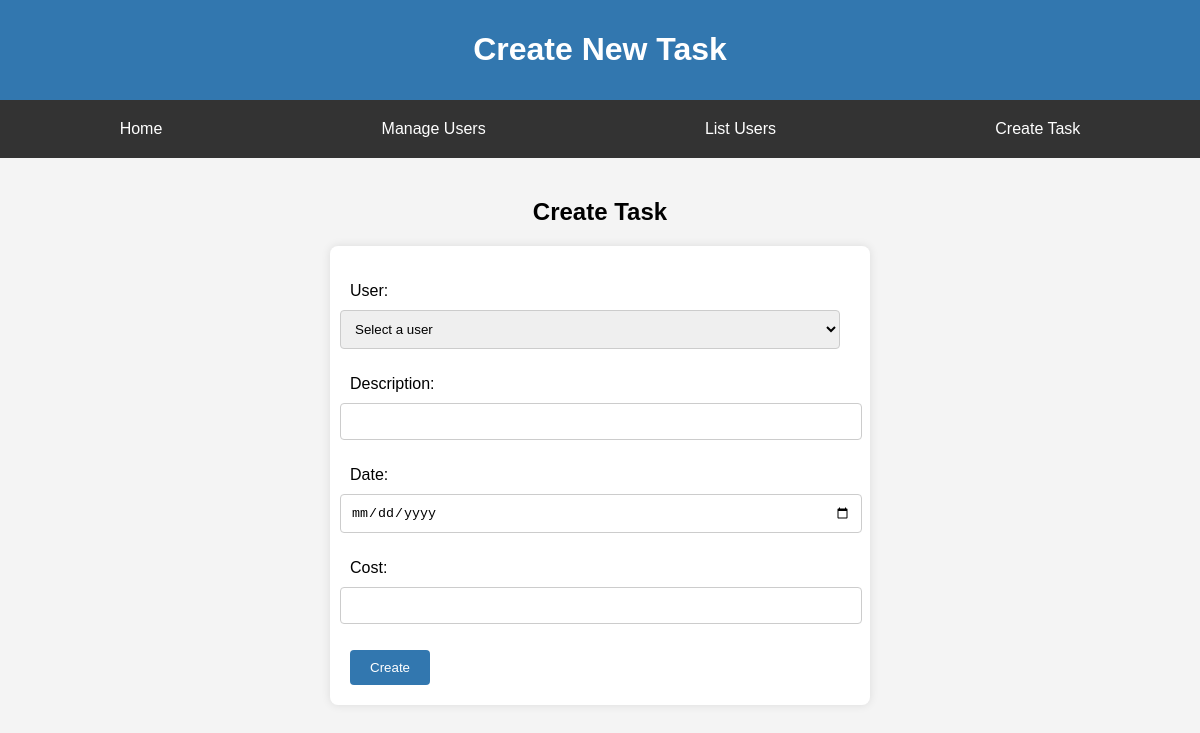
Page /create_task/ on the earlier database version.
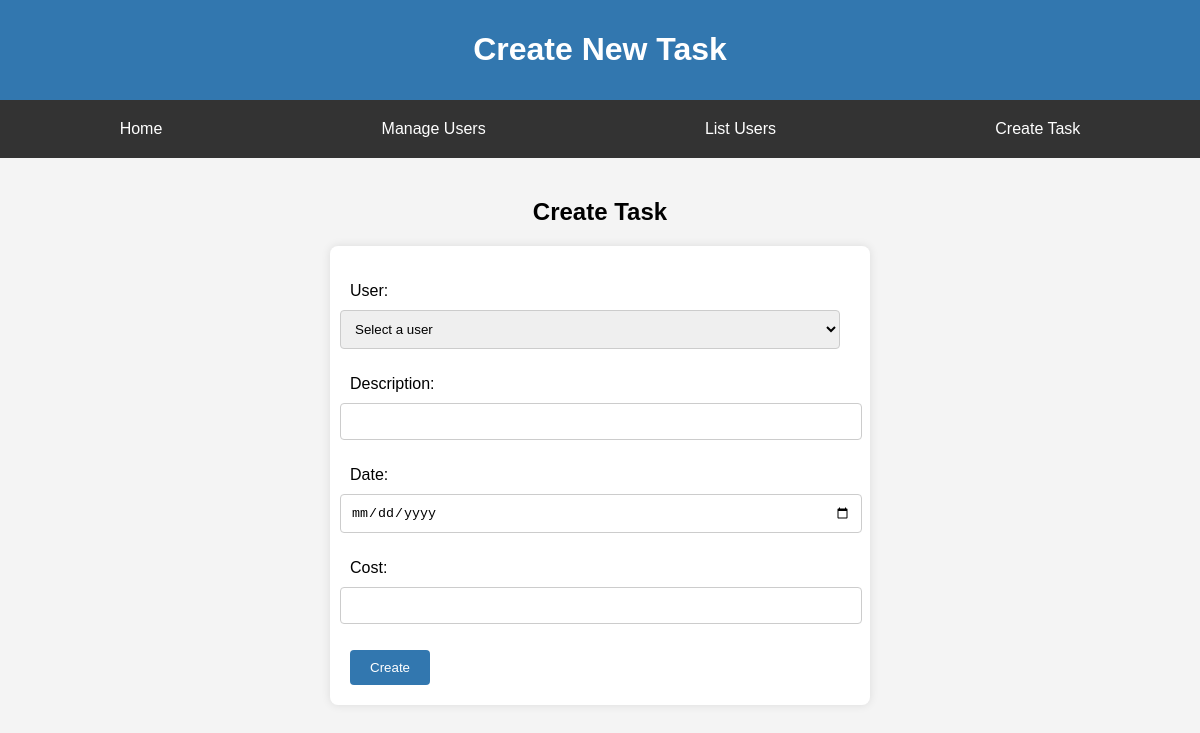
Same page on the later database version.
### app_1/models.py (models this page shows, shortened)
class User(models.Model):
    user_id = models.AutoField(primary_key=True)
    name = models.CharField(max_length=100)
    cpf = models.CharField(max_length=11)
    email = models.EmailField()
    join_date = models.DateField()
    password = models.CharField(max_length=100)

### app_1/views.py (the view)
# urls.py: path('create_task/', views.create_task, name='create_task'),
def create_task(request):
    if request.method == 'POST':
        form = TaskForm(request.POST)
        if form.is_valid():
            form.save()
            return redirect('successful_task_creation')
    else:
        form = TaskForm()
    return render(request, 'create_task.html', {'form': form})

### app_1/forms.py
class TaskForm(forms.ModelForm):
    user = UserChoiceField(
        queryset=User.objects.all().order_by('name'),
        empty_label="Select a user"
    )
    date = forms.DateField(
        widget=forms.DateInput(attrs={'type': 'date'}),
        required=True
    )
    cost = forms.DecimalField(
        widget=forms.TextInput(attrs={'type': 'number', 'id': 'id_cost'}),
        max_digits=10,
        decimal_places=2,
        required=True
    )
    class Meta:
        model = Task
        fields = ['user', 'description', 'date', 'cost']

### app_1/forms.py (called while the page is built)
    def label_from_instance(self, obj):
        return obj.name

### app_1/templates/create_task.html (shortened to what this page needs)
{% extends 'base.html' %}
{% block header %}Create New Task{% endblock %}
{% block content %}
<h2>Create Task</h2>
<form method="post">
    {{ form.as_p }}
<button type="submit">Create</button>
</form>
{% endblock %}

Differences in the rows shown:
added User: user "Select a user"
Other differences:
form field user: "Select a user" → (not shown)
